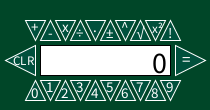
Frame 1 (no input)
Frame 60 (the mouse pressed at the canvas centre just before this capture): identical to frame 1, image omitted
Frame 120 (the mouse held since frame 60 and released just before this capture): identical to frame 1, image omitted

The Processing sketch that drew this single still picture (run headless with seeded random() and noise(); from frame 60 on, the mouse is pressed at the canvas centre):

// Processing sketch: Calculator
// ── Calculator.pde
// Lachlan Wayment | 15 Sept 2026 | Calculator
//The array to store the numbered buttons.
Button[] numButtons = new Button[10];
Button[] opButtons = new Button [12];
float l, r, result;
String op, displayVal;
boolean left, newEntry, shift;
int factorial, tempInt;

void setup() {
  size(210, 110);
  //The variables that will run my calculator.
  l = 0;
  r = 0;
  result = 0;
  op = " ";
  displayVal = "0";
  left = true;
  newEntry = true;
  tempInt = 0;
  shift = false;
  //The number buttons for my calculator.
  numButtons[0] = new Button(35, 90, 1, "0");
  numButtons[1] = new Button(50, 90, 2, "1");
  numButtons[2] = new Button(65, 90, 1, "2");
  numButtons[3] = new Button(80, 90, 2, "3");
  numButtons[4] = new Button(95, 90, 1, "4");
  numButtons[5] = new Button(110, 90, 2, "5");
  numButtons[6] = new Button(125, 90, 1, "6");
  numButtons[7] = new Button(140, 90, 2, "7");
  numButtons[8] = new Button(155, 90, 1, "8");
  numButtons[9] = new Button(170, 90, 2, "9");
  //The operator buttons for my calculator.
  opButtons[0] = new Button(35, 30, 2, "+");
  opButtons[1] = new Button(50, 30, 1, "-");
  opButtons[2] = new Button(65, 30, 2, "x");
  opButtons[3] = new Button(80, 30, 1, "÷");
  opButtons[4] = new Button(95, 30, 2, ".");
  opButtons[5] = new Button(110, 30, 1, "±");
  opButtons[6] = new Button(125, 30, 2, "^");
  opButtons[7] = new Button(140, 30, 1, "√");
  opButtons[8] = new Button(155, 30, 5, "x²");
  opButtons[9] = new Button(170, 30, 1, "!");
  // The equals and clear buttons for my calculator
  opButtons[10] = new Button(20, 60, 3, "CLR");
  opButtons[11] = new Button(190, 60, 4, "=");
}
// The code that will place my buttons and display on the screen
void draw() {
  background(0, 70, 40);
  drawDisplay();
  for (int i = 0; i<numButtons.length; i++) {
    numButtons[i].display();
    numButtons[i].mouseOver(mouseX, mouseY);
  }
  for (int i = 0; i<opButtons.length; i++) {
    opButtons[i].display();
    opButtons[i].mouseOver(mouseX, mouseY);
  }
}
void drawDisplay() {
  stroke(0);
  rectMode(CENTER);
  rect(width/2, 60, 130, 30);
  fill(0);
  textAlign(RIGHT);
  textSize(30);
  text(displayVal, width-43, 73);
  fill(255);
  stroke(255);
}
void mouseReleased() {
  // Update display with button clicked by user.
  for (int i = 0; i < numButtons.length; i++) {
    if (numButtons[i].hover == true) {
      handleEvent(numButtons[i].val, true);
    }
  }
  //Loop through opButtons
  for (int i = 0; i < opButtons.length; i++) {

    if (opButtons[i].hover == true) {
      handleEvent(opButtons[i].val, false);
    }
  }
  // Display Variables
  println("l: " +l);
  println("r: " +r);
  println("Result: " +result);
  println("Left: " + left);
  println("op: " +op);
  println("newEntry: " +newEntry);
  println("factorial: " +factorial);
}
void performCalc() {
  if (op == "+") {
    result = l + r;
  } else if (op == "-") {
    result = l - r;
  } else if (op == "x") {
    result = l * r;
  } else if (op == "÷") {
    result = l / r;
  } else if (op == "^") {
    result = pow(l, r);
  }
  displayVal = str(result);
  left = true;

  op = " ";

  l = result;
  r = 0;
  checkForDecimal();
}
void toggleSign() {
  if (left == true) {
    l *= -1;
    displayVal = str(l);
  } else if (newEntry == false ) {
    r *= -1;
    displayVal = str(r);
  }
}
void keyPressed() {
  println("keyCode:" + keyCode);
  
  if (keyCode == 16) {
    shift = true;
  }
  if (shift == true && keyCode == 61 || keyCode == 107) {
    handleEvent("+", false);
    shift = false;
  } else {
    if (keyCode == 45 || keyCode == 109 ) {
      handleEvent("-", false);
      shift = false;
    } else {
      if (shift == true && keyCode == 56 || keyCode == 106 || keyCode == 88) {
        handleEvent("x", false);
        shift = false;
      } else {
        if (keyCode == 47 || keyCode == 111 ) {
          handleEvent("÷", false);
          shift = false;
        } else {
          if (shift == true && keyCode == 54 ) {
            handleEvent("^", false);
            shift = false;
          } else {
            if (keyCode == 8 || shift == true && keyCode == 110) {
              handleEvent("CLR", false);
              shift = false;
            } else {
              if (keyCode == 61 || keyCode == 10 ) {
                handleEvent("=", false);
                shift = false;
              } else {
                if (keyCode == 46 || keyCode == 110 ) {
                  handleEvent(".", false);
                  shift = false;
                } else {
                  if (shift == true && keyCode == 49 ) {
                    handleEvent("!", false);
                    shift = false;
                  }
                }
              }
            }
          }
        }
      }
    }
  }
  for (int i = 0; i < numButtons.length; i++) {
    if (keyCode == 48 + i || keyCode == 96 + i) {
      handleEvent(numButtons[i].val, true);
      shift = false;
    }
  }
}
void handleEvent(String val, boolean isNum) {
  if (isNum == true) {
    //Check for "0"
    if (displayVal.equals("0")) {
      displayVal = val;
      l = float(displayVal);
    } else if (left == true) {

      displayVal = displayVal + val;
      l = float(displayVal);
    } else {
      if (newEntry == true ) {

        r = float(val);
        displayVal = str(r);
        newEntry = false;
      } else {
        displayVal = displayVal + val;
      }
      r = float(displayVal);
    }
  } else {
    String clicked = val;
    if (val == ("=")) {
      performCalc();
      displayVal = str(result);
    } else  if (val == ("CLR")) {
      l = 0;
      r = 0;
      result = 0;
      op = " ";
      displayVal = "0";
      left = true;
      newEntry = true;
    } else if (val == ("+") ||val == ("-")
      ||  val == ("x") ||val == ("÷") || val == ("^") ) {
      left = !left;
      op = clicked;
      newEntry = true;
      displayVal = op;
    } else if (val == ("±")) {
      toggleSign();
    } else if (val == ("√")) {
      if (left == true) {
        l = sqrt(l) ;
        displayVal = str(l);
      } else {
        r = sqrt(r);
        displayVal = str(r);
      }
    } else if (val == ("x²")) {
      if (left == true) {
        l = pow(l, 2);
        displayVal = str(l);
      } else {
        r = pow(r, 2);
        displayVal = str(r);
      }
    } else if (val == ("!")) {
      factorial = 1;
      if (left == true) {
        for (int p = 1; p <= l; p++) {
          factorial *= p;
        }
        l = factorial;
        displayVal = str(l);
      } else {
        for (int p = 1; p <= r; p++) {
          factorial *= p;
        }
        r = factorial;
        displayVal = str(r);
      }
    } else if (val == (".") ) {
      if (!displayVal.contains(".") ) {
        displayVal += ".";
        if (left == true);
      }
    }
  }
}
void checkForDecimal () {
  if (l == int(l)) {
    tempInt = int(l);
    l = tempInt;
  }
  if (r == int(r)) {
    tempInt = int(r);
    r = tempInt;
  }
}

// ── Button.pde
class Button {
  //Member Variables
  float x, y;
  int orientation;
  String val;
  boolean hover;
  color c1;
  // Constructor
  Button(float x, float y, int orientation, String val) {
    this.x = x;
    this.y = y;
    this.orientation = orientation;
    this.val = val;
    hover = false;
    c1 = color (65);
  }
  //Member Methods
  void display() {
    fill(c1);
    textAlign(CENTER);
    if (hover == true) {
      c1 = color(0, 110, 80) ;
    } else {
      c1 = color(0, 80, 60);
    };
    if (orientation == 1) {
      fill(c1);
      triangle(x, y-10, x+10, y+10, x-10, y+10);
      textSize(15);
      fill(255);
      text(val, x, y+8);
      textSize(1);
    } else if (orientation == 2) {
      fill(c1);
      triangle(x, y+10, x+10, y-10, x-10, y-10);
      textSize(15);
      fill(255);
      text(val, x, y+2);
      textSize(1);
    } else if (orientation == 3) {
      fill(c1);
      triangle(x-15, y, x+15, y-15, x+15, y+15);
      textSize(13);
      fill(255);
      text(val, x+4, y+5);
      textSize(1);
    } else if (orientation == 4) {
      fill(c1);
      triangle(x+15, y, x-15, y+15, x-15, y-15);
      textSize(17);
      fill(255);
      text(val, x-4, y+5);
      textSize(1);
    } else if (orientation == 5) {
      fill(c1);
      triangle(x, y+10, x+10, y-10, x-10, y-10);
      textSize(13);
      fill(255);
      text(val, x+2, y+3);
      textSize(1);
    }
  }
  void mouseOver(float tempX, float tempY) {
    if (orientation == 2 || orientation == 1 || orientation == 5) {
      if (tempX <= x+7 && tempX >= x-7 &&tempY <= y+10 && tempY >= y-10) {
        hover = true;
      } else {
        hover = false;
      }
    } else if (orientation == 3 || orientation == 4) {
      if (tempX <= x+15 && tempX >= x-15 &&tempY <= y+15 && tempY >= y-15) {
        hover = true;
      } else {
        hover = false;
      }
    }
  }
}
